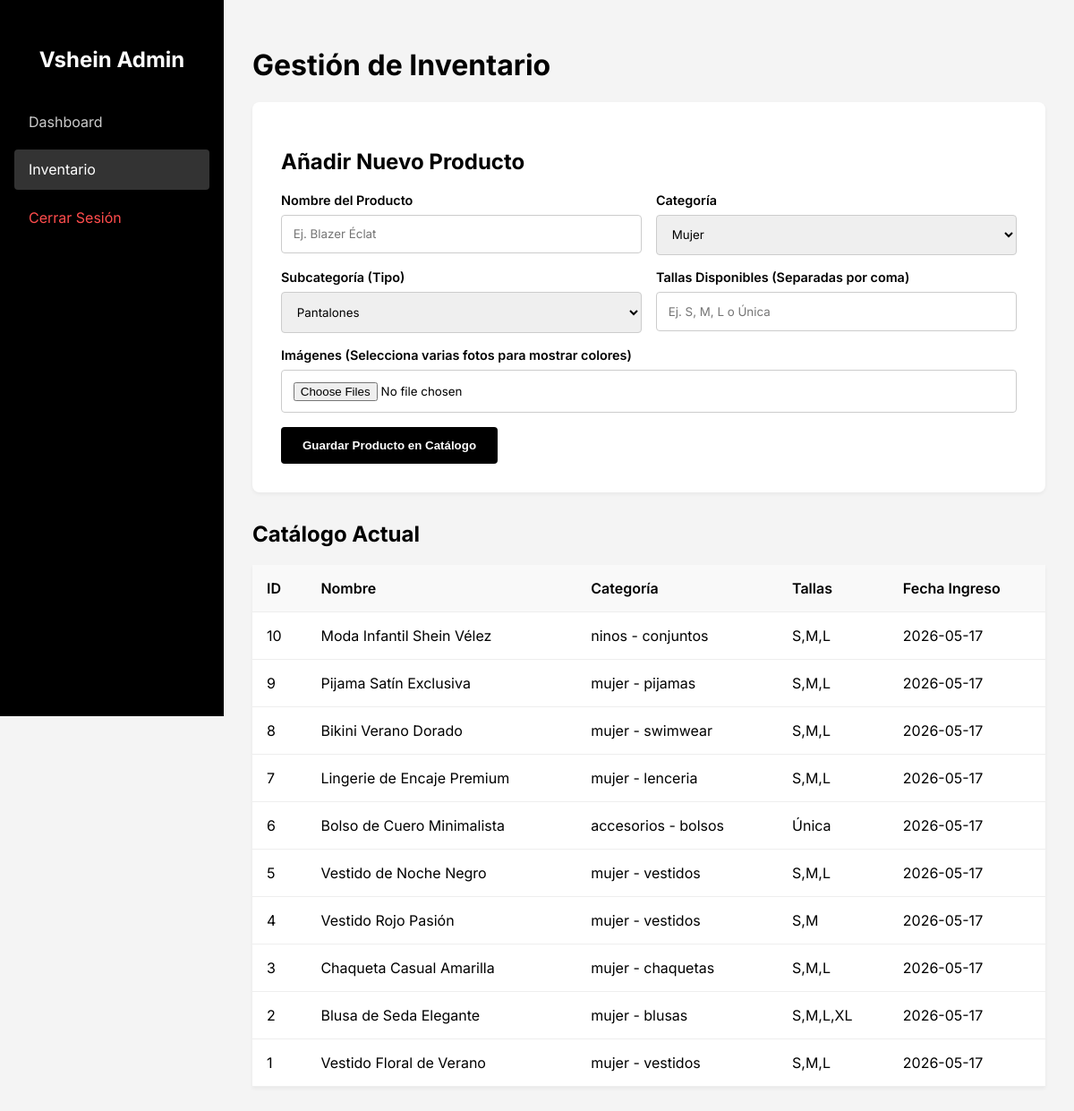
Page /admin/inventory (signed in) on the committed database.
### app/models.py (models this page shows)
class Product(db.Model):
    __tablename__ = 'products'
    id = db.Column(db.Integer, primary_key=True)
    name = db.Column(db.String(150), nullable=False)
    description = db.Column(db.Text, nullable=True)
    category = db.Column(db.String(50), nullable=False) # 'mujer', 'ninos', 'accesorios'
    subcategory = db.Column(db.String(50), nullable=True) # 'pantalon', 'ropa interior', 'faldas', 'vestidos', etc.
    sizes = db.Column(db.String(100), nullable=True) # E.g., 'S,M,L' o 'Única'
    created_at = db.Column(db.DateTime, default=datetime.utcnow)
    media = db.relationship('ProductMedia', backref='product', lazy=True, cascade='all, delete-orphan')

### app/routes/admin.py (the view, shortened to what this page needs)
@admin_bp.route('/inventory', methods=['GET', 'POST'])
@login_required
def inventory():
    products = Product.query.order_by(Product.created_at.desc()).all()
    return render_template('admin/inventory.html', products=products)

### app/templates/admin/inventory.html (shortened to what this page needs)
<!DOCTYPE html>
<html lang="es">
<head>
</head>
<body>
    <div class="sidebar">
        <h2>Vshein Admin</h2>
        <a href="{{ url_for('admin.dashboard') }}">Dashboard</a>
        <a href="{{ url_for('admin.inventory') }}" class="active">Inventario</a>
        <a href="{{ url_for('admin.logout') }}" style="margin-top: auto; color: #ff4c4c;">Cerrar Sesión</a>
    </div>
    <div class="main-content">
        <h1>Gestión de Inventario</h1>
        <div class="form-card">
            <h2>Añadir Nuevo Producto</h2>
            <form method="POST" enctype="multipart/form-data">
                <div class="form-row">
                    <div class="form-group">
                        <label>Nombre del Producto</label>
                        <input type="text" name="name" required placeholder="Ej. Blazer Éclat">
                    </div>
                    <div class="form-group">
                        <label>Categoría</label>
                        <select name="category" required>
                            <option value="mujer">Mujer</option>
                        </select>
                    </div>
                </div>
                <div class="form-row">
                    <div class="form-group">
                        <label>Subcategoría (Tipo)</label>
                        <select name="subcategory" required>
                            <option value="pantalones">Pantalones</option>
                        </select>
                    </div>
                    <div class="form-group">
                        <label>Tallas Disponibles (Separadas por coma)</label>
                        <input type="text" name="sizes" placeholder="Ej. S, M, L o Única">
                    </div>
                </div>
                <div class="form-group">
                    <label>Imágenes (Selecciona varias fotos para mostrar colores)</label>
                    <input type="file" name="media_files" multiple accept="image/*,video/mp4">
                </div>
                <button type="submit">Guardar Producto en Catálogo</button>
            </form>
        </div>
        <h2>Catálogo Actual</h2>
        <table class="product-table">
            <thead>
                <tr>
                    <th>ID</th>
                    <th>Nombre</th>
                    <th>Categoría</th>
                    <th>Tallas</th>
                    <th>Fecha Ingreso</th>
                </tr>
            </thead>
            <tbody>
                {% for p in products %}
                <tr>
                    <td>{{ p.id }}</td>
                    <td>{{ p.name }}</td>
                    <td>{{ p.category }} - {{ p.subcategory }}</td>
                    <td>{{ p.sizes }}</td>
                    <td>{{ p.created_at.strftime('%Y-%m-%d') }}</td>
                </tr>
                {% else %}
                <tr>
                    <td colspan="5" style="text-align: center;">No hay productos registrados aún.</td>
                </tr>
                {% endfor %}
            </tbody>
        </table>
    </div>
</body>
</html>

### app/templates/admin/inventory.html (style rules this page uses)
body { font-family: 'Inter', sans-serif; background-color: #f4f4f4; margin: 0; }
.sidebar { width: 250px; background: #000; color: #fff; height: 100vh; position: fixed; padding: 2rem 1rem; box-sizing: border-box; }
.sidebar h2 { margin-bottom: 2rem; font-size: 1.5rem; text-align: center; }
.sidebar a { display: block; color: #ccc; text-decoration: none; padding: 0.8rem 1rem; margin-bottom: 0.5rem; border-radius: 4px; }
.sidebar a:hover, .sidebar a.active { background: #333; color: #fff; }
.main-content { margin-left: 250px; padding: 2rem; }
.form-card { background: #fff; padding: 2rem; border-radius: 8px; box-shadow: 0 2px 4px rgba(0,0,0,0.05); margin-bottom: 2rem; }
.form-row { display: flex; gap: 1rem; margin-bottom: 1rem; }
.form-group { flex: 1; }
label { display: block; margin-bottom: 0.5rem; font-weight: 600; font-size: 0.9rem; }
input, select, textarea { width: 100%; padding: 0.8rem; border: 1px solid #ccc; border-radius: 4px; box-sizing: border-box; font-family: inherit; }
button { padding: 0.8rem 1.5rem; background: #000; color: #fff; border: none; border-radius: 4px; font-weight: 600; cursor: pointer; margin-top: 1rem; }
.product-table { width: 100%; background: #fff; border-collapse: collapse; box-shadow: 0 2px 4px rgba(0,0,0,0.05); }
.product-table th, .product-table td { padding: 1rem; text-align: left; border-bottom: 1px solid #eee; }
.product-table th { background: #f9f9f9; font-weight: 600; }

### rows in the picture
Product: id "10", name "Moda Infantil Shein Vélez", category "ninos", subcategory "conjuntos", sizes "S,M,L", created_at "2026-05-17"
Product: id "9", name "Pijama Satín Exclusiva", category "mujer", subcategory "pijamas", sizes "S,M,L", created_at "2026-05-17"
Product: id "8", name "Bikini Verano Dorado", category "mujer", subcategory "swimwear", sizes "S,M,L", created_at "2026-05-17"
Product: id "7", name "Lingerie de Encaje Premium", category "mujer", subcategory "lenceria", sizes "S,M,L", created_at "2026-05-17"
Product: id "6", name "Bolso de Cuero Minimalista", category "accesorios", subcategory "bolsos", sizes "Única", created_at "2026-05-17"
Product: id "5", name "Vestido de Noche Negro", category "mujer", subcategory "vestidos", sizes "S,M,L", created_at "2026-05-17"
Product: id "4", name "Vestido Rojo Pasión", category "mujer", subcategory "vestidos", sizes "S,M", created_at "2026-05-17"
Product: id "3", name "Chaqueta Casual Amarilla", category "mujer", subcategory "chaquetas", sizes "S,M,L", created_at "2026-05-17"
Product: id "2", name "Blusa de Seda Elegante", category "mujer", subcategory "blusas", sizes "S,M,L,XL", created_at "2026-05-17"
Product: id "1", name "Vestido Floral de Verano", category "mujer", subcategory "vestidos", sizes "S,M,L", created_at "2026-05-17"
